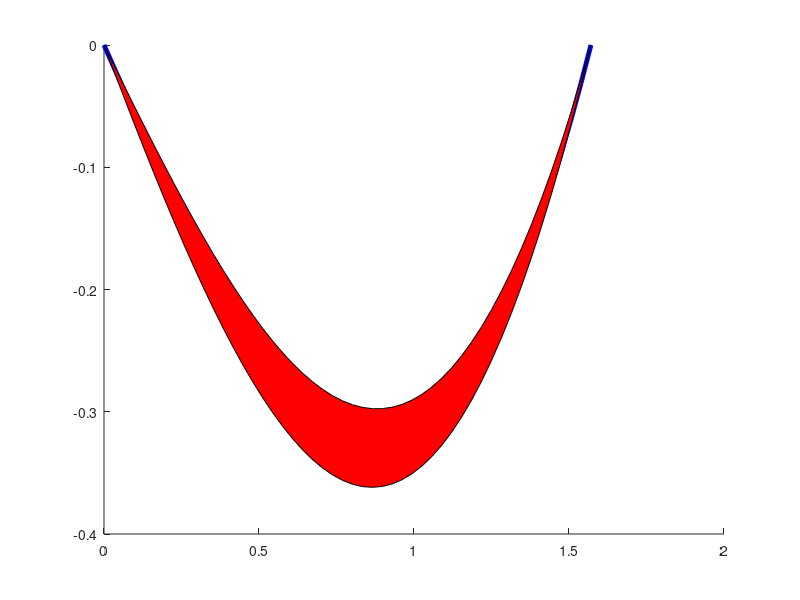

Source code (MATLAB): (Note: this script raises an error after producing the figure.)
x = linspace(0,pi/2,50);
mean = x - (pi/2)*sin(x);
sigma = 0.01*(mean.^2);
fig = figure;
hold on;
% plot mean solution
p1 = plot(x,mean,'linewidth',3.5,'color','b','LineStyle','-');
% plot confident area
xconf = [x,x(end:-1:1)] ;
yconf = [mean+sqrt(sigma),mean(end:-1:1)-sqrt(sigma)];
p3 = fill(xconf,yconf,'red');
p3.FaceColor = [1 0.8 0.8];
p3.EdgeColor = 'none';
p3.FaceAlpha = 0.8;

hold off;
ax = gca;
ax.FontSize = 30;
ax.YLabel.String = '$C$';
ax.YLabel.Interpreter = 'latex';
ax.YTickLabelRotation = 0;
ax.YLabel.FontSize = 40;
ax.YLabel.Rotation = 0;
ax.XLabel.String = '$x$';
ax.XLabel.FontSize = 40;
ax.XLabel.Interpreter = 'latex';
ax.Box = 'on';

lgd = legend([p1],{'MDE'});
lgd.FontSize = 20;
lgd.Box = 'off';
lgd.NumColumns = 1;
lgd.FontWeight = 'bold';
lgd.Location = 'southeast';
set(gcf,'position',[200,50,800,600]);